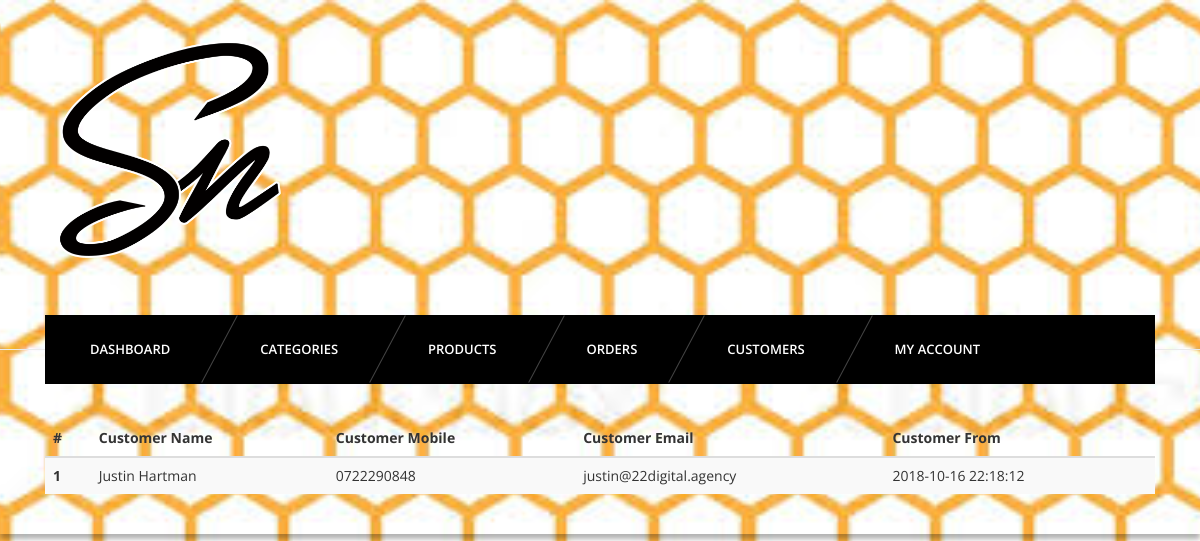
The page /admin/customers.php (signed in) on the database its author committed.
### tables this page shows
CREATE TABLE IF NOT EXISTS `usersmeta` (
  `id` INT(11) NOT NULL AUTO_INCREMENT,
  `uid` INT(11) NOT NULL,
  `firstname` VARCHAR(255) NOT NULL,
  `lastname` VARCHAR(255) NOT NULL,
  `company` VARCHAR(255) NOT NULL,
  `address1` VARCHAR(255) NOT NULL,
  `address2` VARCHAR(255) NOT NULL,
  `city` VARCHAR(255) NOT NULL,
  `state` VARCHAR(255) NOT NULL,
  `country` VARCHAR(255) NOT NULL,
  `zip` VARCHAR(255) NOT NULL,
  `mobile` VARCHAR(255) NOT NULL,
  PRIMARY KEY (`id`),
  INDEX `fk_uid_users_id_idx` (`uid` ASC),
  CONSTRAINT `fk_usersmeta_uid_users_id`
    FOREIGN KEY (`uid`)
    REFERENCES `users` (`id`));

CREATE TABLE IF NOT EXISTS `users` (
  `id` INT(11) NOT NULL AUTO_INCREMENT,
  `email` VARCHAR(255) NOT NULL,
  `password` VARCHAR(255) NOT NULL,
  `timestamp` DATETIME NOT NULL DEFAULT CURRENT_TIMESTAMP,
  PRIMARY KEY (`id`),
  UNIQUE INDEX `email_idx` (`email` ASC));

### admin/customers.php (the view, shortened to what this page needs)
<?php
require_once '../config/connect.php';
?>
<?php include 'inc/header.php'; ?>
<?php include 'inc/nav.php'; ?>
<section id="content">
    <div class="content-blog">
        <div class="container">
            <table class="table table-striped">
                <thead>
                    <tr>
                        <th>#</th>
                        <th>Customer Name</th>
                        <th>Customer Mobile</th>
                        <th>Customer Email</th>
                        <th>Customer From</th>
                    </tr>
                </thead>
                <tbody>
                    <?php
                    $sql = "SELECT * FROM users u JOIN usersmeta u1 WHERE u.id=u1.uid";
                    $res = mysqli_query($connection, $sql);
                    while ($r = mysqli_fetch_assoc($res)) {
                        ?>
                        <tr>
                            <th scope="row"><?php echo $r['id']; ?></th>
                            <td><?php echo $r['firstname'] . " " . $r['lastname']; ?></td>
                            <td><?php echo $r['mobile']; ?></td>
                            <td><?php echo $r['email']; ?></td>
                            <td><?php echo $r['timestamp']; ?></td>
                        <?php
                    } ?>
                </tbody>
            </table>
        </div>
    </div>
</section>

### assets/css/light.css (style rules this page uses)
body { background-color:#fff; }

### rows shown on the page
usersmeta: id "1", firstname "Justin", lastname "Hartman", mobile "0722290848", uid.email "justin@22digital.agency", uid.timestamp "2018-10-16 22:18:12"
